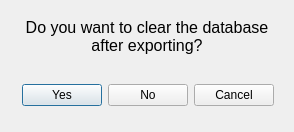
<?xml version="1.0" encoding="UTF-8"?>
<ui version="4.0">
 <class>ClearPrompt</class>
 <widget class="QDialog" name="ClearPrompt">
  <property name="geometry">
   <rect>
    <x>0</x>
    <y>0</y>
    <width>294</width>
    <height>132</height>
   </rect>
  </property>
  <property name="windowTitle">
   <string>Dialog</string>
  </property>
  <layout class="QVBoxLayout" name="verticalLayout">
   <item>
    <widget class="QLabel" name="label">
     <property name="text">
      <string>&lt;html&gt;&lt;head/&gt;&lt;body&gt;&lt;p&gt;&lt;span style=&quot; font-size:12pt;&quot;&gt;Do you want to clear the database after exporting?&lt;/span&gt;&lt;/p&gt;&lt;/body&gt;&lt;/html&gt;</string>
     </property>
     <property name="alignment">
      <set>Qt::AlignCenter</set>
     </property>
     <property name="wordWrap">
      <bool>true</bool>
     </property>
    </widget>
   </item>
   <item>
    <widget class="QWidget" name="widget" native="true">
     <layout class="QHBoxLayout" name="horizontalLayout">
      <item>
       <spacer name="horizontalSpacer">
        <property name="orientation">
         <enum>Qt::Horizontal</enum>
        </property>
        <property name="sizeHint" stdset="0">
         <size>
          <width>40</width>
          <height>20</height>
         </size>
        </property>
       </spacer>
      </item>
      <item>
       <widget class="QPushButton" name="Clear">
        <property name="text">
         <string>Yes</string>
        </property>
       </widget>
      </item>
      <item>
       <widget class="QPushButton" name="Export">
        <property name="text">
         <string>No</string>
        </property>
       </widget>
      </item>
      <item>
       <widget class="QPushButton" name="Cancel">
        <property name="text">
         <string>Cancel</string>
        </property>
       </widget>
      </item>
     </layout>
    </widget>
   </item>
  </layout>
 </widget>
 <resources/>
 <connections/>
</ui>
